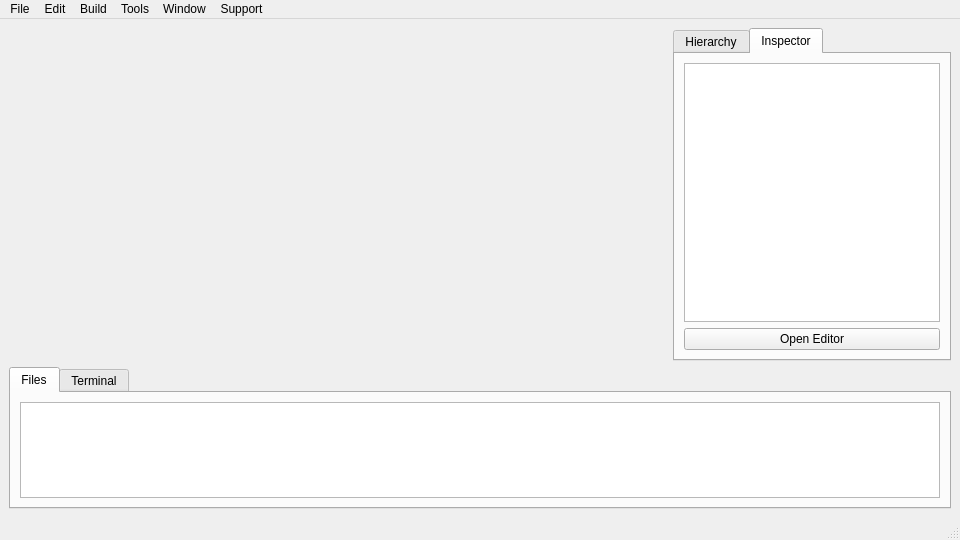
<?xml version="1.0" encoding="UTF-8"?>
<ui version="4.0">
 <class>MainWindow</class>
 <widget class="QMainWindow" name="MainWindow">
  <property name="geometry">
   <rect>
    <x>0</x>
    <y>0</y>
    <width>960</width>
    <height>540</height>
   </rect>
  </property>
  <property name="minimumSize">
   <size>
    <width>960</width>
    <height>540</height>
   </size>
  </property>
  <property name="windowTitle">
   <string>LibreGE</string>
  </property>
  <property name="windowIcon">
   <iconset resource="src/icons.qrc">
    <normaloff>:/favicon/LibreGE_Favicon.png</normaloff>:/favicon/LibreGE_Favicon.png</iconset>
  </property>
  <widget class="QWidget" name="centralwidget">
   <layout class="QGridLayout" name="gridLayout">
    <item row="0" column="0">
     <widget class="GLWidget" name="GLwidget" native="true">
      <property name="sizePolicy">
       <sizepolicy hsizetype="Expanding" vsizetype="Expanding">
        <horstretch>1</horstretch>
        <verstretch>0</verstretch>
       </sizepolicy>
      </property>
      <property name="minimumSize">
       <size>
        <width>0</width>
        <height>0</height>
       </size>
      </property>
      <property name="cursor">
       <cursorShape>CrossCursor</cursorShape>
      </property>
      <property name="autoFillBackground">
       <bool>true</bool>
      </property>
     </widget>
    </item>
    <item row="0" column="1">
     <widget class="QTabWidget" name="right_tabs">
      <property name="sizePolicy">
       <sizepolicy hsizetype="Expanding" vsizetype="Expanding">
        <horstretch>0</horstretch>
        <verstretch>7</verstretch>
       </sizepolicy>
      </property>
      <property name="minimumSize">
       <size>
        <width>0</width>
        <height>0</height>
       </size>
      </property>
      <property name="currentIndex">
       <number>1</number>
      </property>
      <property name="movable">
       <bool>true</bool>
      </property>
      <widget class="QWidget" name="hierarchy_tab">
       <attribute name="title">
        <string>Hierarchy</string>
       </attribute>
       <layout class="QHBoxLayout" name="horizontalLayout">
        <item>
         <widget class="QListView" name="listView">
          <property name="sizePolicy">
           <sizepolicy hsizetype="Minimum" vsizetype="Minimum">
            <horstretch>0</horstretch>
            <verstretch>0</verstretch>
           </sizepolicy>
          </property>
          <property name="lineWidth">
           <number>1</number>
          </property>
         </widget>
        </item>
       </layout>
      </widget>
      <widget class="QWidget" name="inspector">
       <attribute name="title">
        <string>Inspector</string>
       </attribute>
       <layout class="QVBoxLayout" name="verticalLayout">
        <item>
         <widget class="QTableView" name="tableView">
          <property name="showGrid">
           <bool>true</bool>
          </property>
          <property name="gridStyle">
           <enum>Qt::CustomDashLine</enum>
          </property>
         </widget>
        </item>
        <item>
         <widget class="QPushButton" name="openEditor">
          <property name="text">
           <string>Open Editor</string>
          </property>
         </widget>
        </item>
       </layout>
      </widget>
     </widget>
    </item>
    <item row="1" column="0" colspan="2">
     <widget class="QTabWidget" name="bottom_tabs">
      <property name="sizePolicy">
       <sizepolicy hsizetype="Expanding" vsizetype="Expanding">
        <horstretch>0</horstretch>
        <verstretch>3</verstretch>
       </sizepolicy>
      </property>
      <property name="minimumSize">
       <size>
        <width>0</width>
        <height>0</height>
       </size>
      </property>
      <property name="autoFillBackground">
       <bool>false</bool>
      </property>
      <property name="styleSheet">
       <string notr="true"/>
      </property>
      <property name="currentIndex">
       <number>0</number>
      </property>
      <property name="movable">
       <bool>true</bool>
      </property>
      <widget class="QWidget" name="files_tab">
       <property name="cursor">
        <cursorShape>ArrowCursor</cursorShape>
       </property>
       <attribute name="title">
        <string>Files</string>
       </attribute>
       <layout class="QGridLayout" name="gridLayout_2">
        <item row="0" column="0">
         <widget class="QListWidget" name="file_manager">
          <property name="viewMode">
           <enum>QListView::IconMode</enum>
          </property>
          <property name="itemAlignment">
           <set>Qt::AlignLeading|Qt::AlignLeft|Qt::AlignTop</set>
          </property>
         </widget>
        </item>
       </layout>
      </widget>
      <widget class="QWidget" name="terminal_tab">
       <attribute name="title">
        <string>Terminal</string>
       </attribute>
       <layout class="QHBoxLayout" name="horizontalLayout_2">
        <item>
         <widget class="QTextEdit" name="terminal">
          <property name="sizePolicy">
           <sizepolicy hsizetype="Expanding" vsizetype="Expanding">
            <horstretch>0</horstretch>
            <verstretch>0</verstretch>
           </sizepolicy>
          </property>
          <property name="styleSheet">
           <string notr="true">background:black; color:white;</string>
          </property>
          <property name="readOnly">
           <bool>true</bool>
          </property>
         </widget>
        </item>
       </layout>
      </widget>
     </widget>
    </item>
   </layout>
  </widget>
  <widget class="QMenuBar" name="menubar">
   <property name="geometry">
    <rect>
     <x>0</x>
     <y>0</y>
     <width>960</width>
     <height>22</height>
    </rect>
   </property>
   <widget class="QMenu" name="menuFile">
    <property name="title">
     <string>File</string>
    </property>
    <addaction name="actionCreate_project"/>
    <addaction name="actionNew"/>
    <addaction name="actionOpen"/>
    <addaction name="actionOpen_project"/>
    <addaction name="actionRecent_files"/>
    <addaction name="separator"/>
    <addaction name="actionSave"/>
    <addaction name="actionSave_as"/>
    <addaction name="separator"/>
    <addaction name="actionProject_settings"/>
    <addaction name="actionBuild_settings"/>
    <addaction name="separator"/>
    <addaction name="actionExit"/>
   </widget>
   <widget class="QMenu" name="menuEdit">
    <property name="title">
     <string>Edit</string>
    </property>
   </widget>
   <widget class="QMenu" name="menuBuild">
    <property name="title">
     <string>Build</string>
    </property>
   </widget>
   <widget class="QMenu" name="menuDebug">
    <property name="title">
     <string>Tools</string>
    </property>
   </widget>
   <widget class="QMenu" name="menuWindow">
    <property name="title">
     <string>Window</string>
    </property>
   </widget>
   <widget class="QMenu" name="menuSupport">
    <property name="title">
     <string>Support</string>
    </property>
   </widget>
   <addaction name="menuFile"/>
   <addaction name="menuEdit"/>
   <addaction name="menuBuild"/>
   <addaction name="menuDebug"/>
   <addaction name="menuWindow"/>
   <addaction name="menuSupport"/>
  </widget>
  <widget class="QStatusBar" name="statusbar"/>
  <action name="actionNew">
   <property name="text">
    <string>New scene</string>
   </property>
  </action>
  <action name="actionOpen">
   <property name="text">
    <string>Open scene</string>
   </property>
  </action>
  <action name="actionOpen_project">
   <property name="text">
    <string>Open project</string>
   </property>
  </action>
  <action name="actionSave">
   <property name="text">
    <string>Save</string>
   </property>
  </action>
  <action name="actionSave_as">
   <property name="text">
    <string>Save as...</string>
   </property>
  </action>
  <action name="actionRecent_files">
   <property name="text">
    <string>Recent files</string>
   </property>
  </action>
  <action name="actionExit">
   <property name="text">
    <string>Exit</string>
   </property>
  </action>
  <action name="actionBuild_settings">
   <property name="text">
    <string>Build settings</string>
   </property>
  </action>
  <action name="actionProject_settings">
   <property name="text">
    <string>Project settings</string>
   </property>
  </action>
  <action name="actionCreate_project">
   <property name="checkable">
    <bool>false</bool>
   </property>
   <property name="icon">
    <iconset>
     <normaloff>:/new/favicon/LibreGE_Favicon.png</normaloff>:/new/favicon/LibreGE_Favicon.png</iconset>
   </property>
   <property name="text">
    <string>Create project</string>
   </property>
  </action>
 </widget>
 <customwidgets>
  <customwidget>
   <class>GLWidget</class>
   <extends>QWidget</extends>
   <header>glwidget.h</header>
   <container>1</container>
  </customwidget>
 </customwidgets>
 <resources>
  <include location="src/icons.qrc"/>
 </resources>
 <connections/>
</ui>
